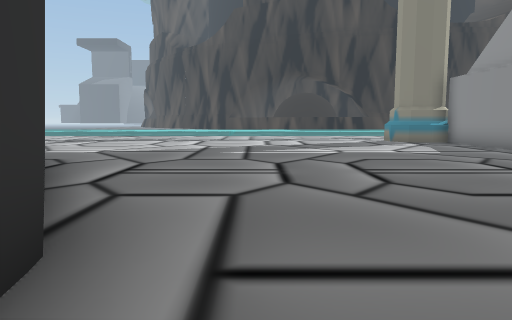
[1] (above)

21 first-person views from a walk through a Unity game level. The camera is 1.5 m above the floor, tilts 6° down and sees 70° across. The floor is counted in squares, 2 m on a side. Each view is taken from the middle of a square. On the plan, view 1 faces up. The plan holds only what a view shows up to about 11 squares ahead; the rest is blank. The place goes on beyond the plan. Some trees and plants on the terrain are drawn as simple stand-ins. Some surface patterns are stand-ins.

[2]
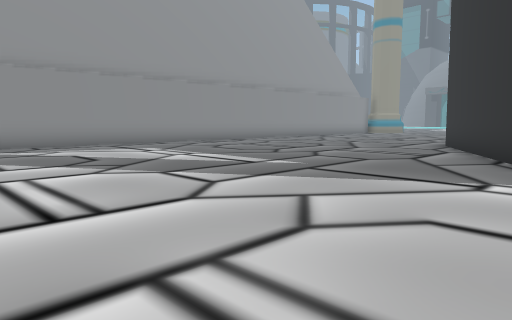

[3]
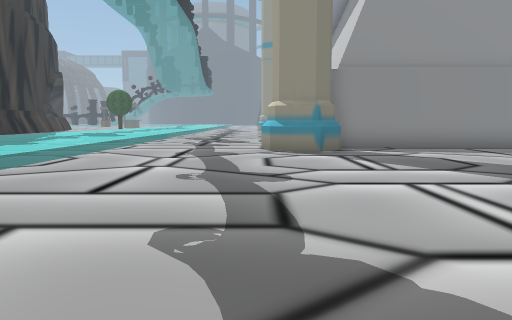

[4]
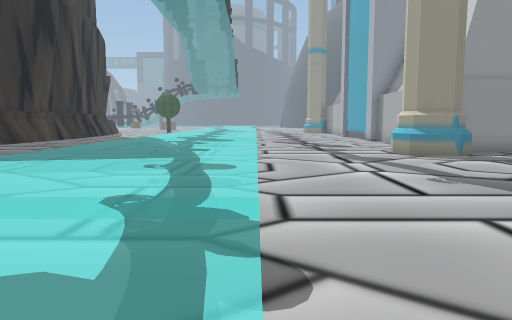

[5]
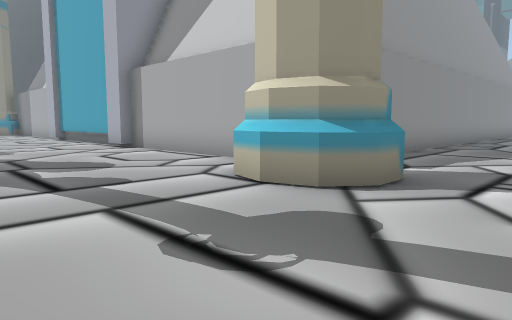

[6]
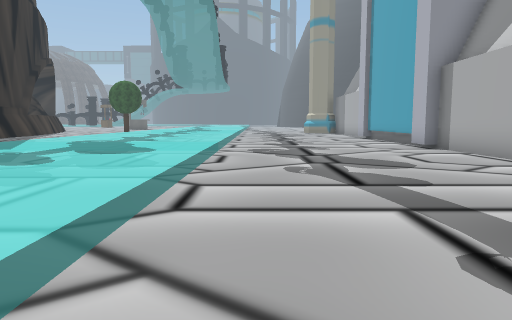

[7]
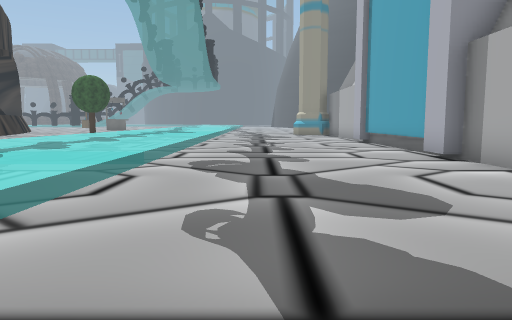

[8]
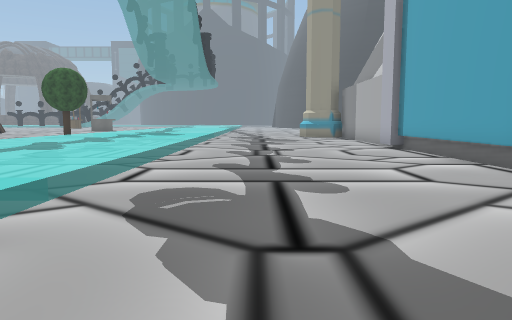

[9]
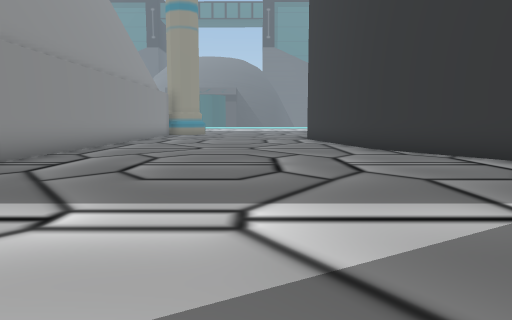

[10]
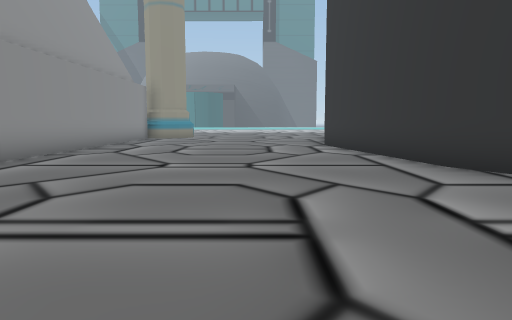

[11]
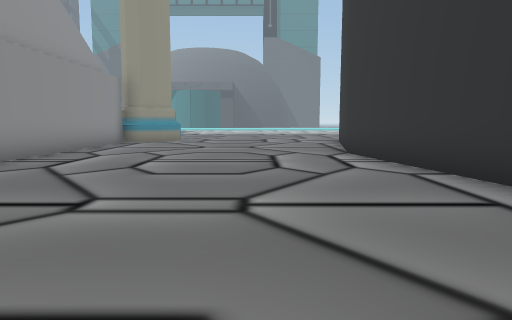

[12]
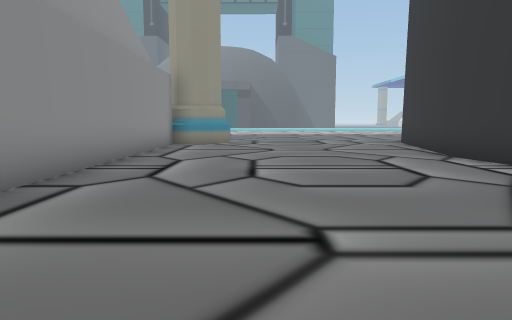

[13]
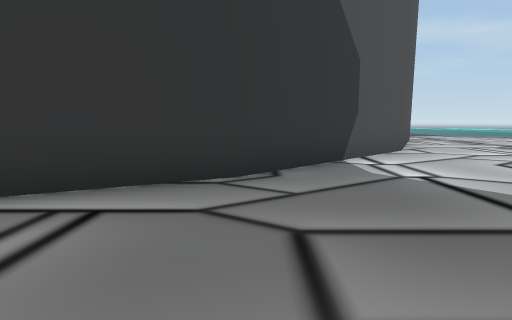

[14]
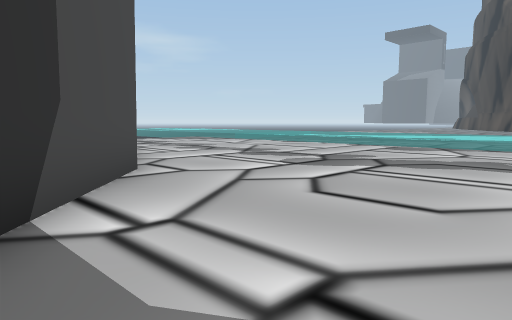

[15]
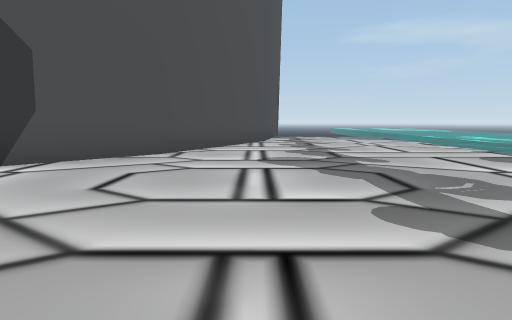

[16]
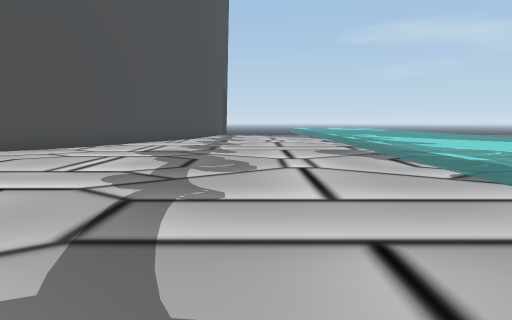

[17]
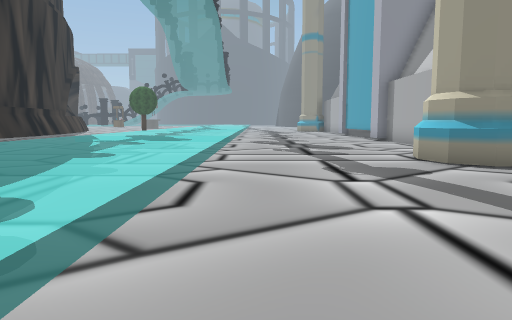

[18]
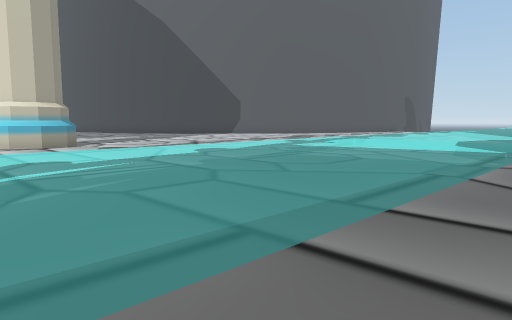

[19]
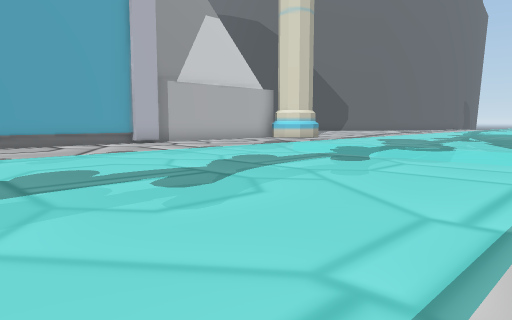

[20]
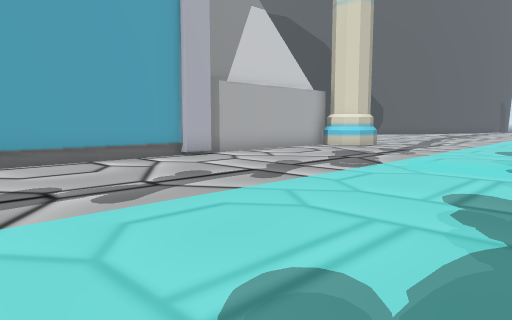

[21]
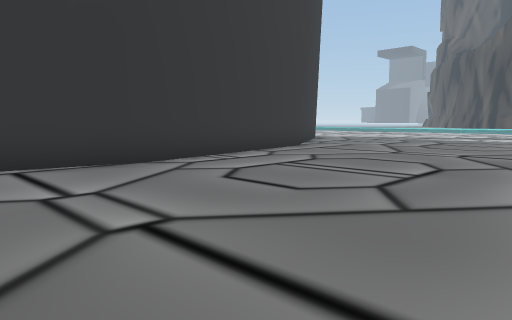

### Floor plan
Key: @ floor where view 1 was taken; # wall or solid block; . main floor; : floor 0.5 m higher than the main floor; / step, stairs or slope.
Columns run from 9 left of view 1 to 20 right of it. Each row starts with its distance up from view 1.
 26               .....
 25           ..........  ..  ....
 24       ::::::::::::::::::::::::
 23 ::    ::::::::::::::::::::::::
 22 ::::   :::::::::::::::::::::::
 21 ::::: ::::::::::::::::::::::::
 20 ::::::::::::::::::::::::::::::
 19 //////////////////////////////
 18 ..............................
 17 ..............................
 16 ..............................
 15 ..............................
 14 ..............###.............
 13 ...............###############
 12 ................#
 11 #...............#
 10 ##..............#
  9  ##.............#
  8   ##............#
  7    ###..........#
  6      #..........#
  5      ##.........#
  4       #.........#
  3       ##........#
  2        ##.......#
  1         #.......#
  0         #@......#
 -1         #.......#
 -2         #.......#
 -3         #.......#
 -4         #.......#
 -5         #.......#
 -6         #.......#
 -7         #.......#

Positions as (right, up) in squares from view 1, and headings:
1: (0, 0), facing up
2: (-5, 14), facing down-right
3: (-4, 15), facing right
4: (-5, 19), facing right
5: (3, 18), facing down-right
6: (3, 18), facing right
7: (6, 17), facing right
8: (9, 17), facing right
9: (2, 12), facing down
10: (2, 8), facing down
11: (2, 5), facing down
12: (4, 4), facing down
13: (1, 7), facing left
14: (-3, 8), facing up-left
15: (0, 13), facing left
16: (2, 16), facing left
17: (-1, 18), facing right
18: (9, 26), facing down-left
19: (20, 25), facing down-left
20: (20, 22), facing down-left
21: (6, -7), facing up-left
